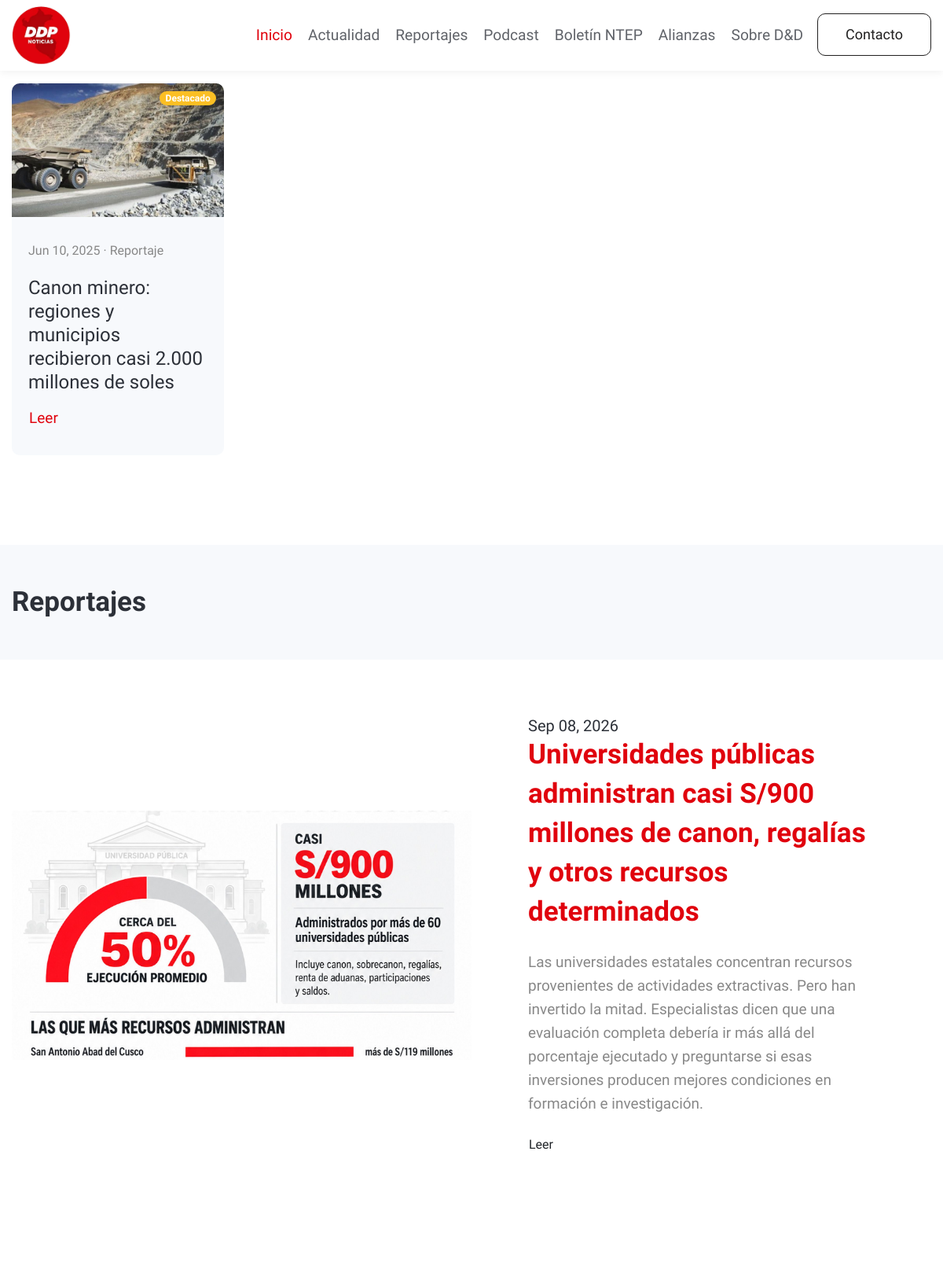
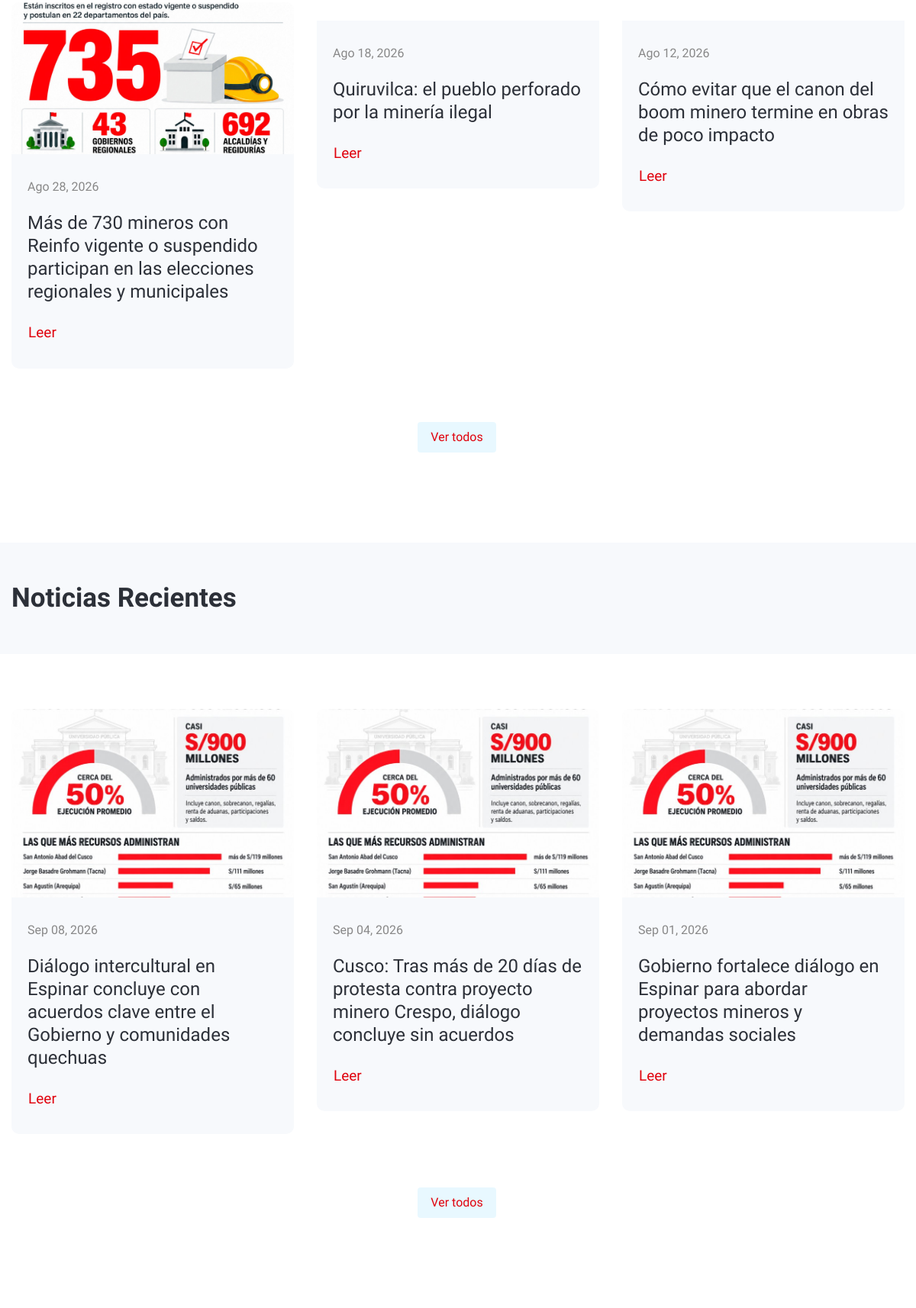
Screenshot of /front/index.php (upper part) with the database file from the repository (2 pictures, top to bottom).
### tables this page shows
CREATE TABLE `reportajes` (
  `reportaje_id` int(11) NOT NULL AUTO_INCREMENT,
  `titulo` varchar(255) NOT NULL,
  `resumen_corto` text DEFAULT NULL,
  `desarrollo` text DEFAULT NULL,
  `foto_portada_url` varchar(500) DEFAULT NULL,
  `archivo_pdf_url` varchar(500) DEFAULT NULL,
  `fecha_publicacion` date DEFAULT NULL,
  `activo` tinyint(1) NOT NULL DEFAULT 1,
  `estado` varchar(12) NOT NULL DEFAULT 'publicado',
  `es_destacado` tinyint(1) DEFAULT 0,
  `autor_id` int(11) NOT NULL,
  `usuario_id` int(11) NOT NULL,
  `created_at` timestamp NOT NULL DEFAULT current_timestamp(),
  `updated_at` timestamp NOT NULL DEFAULT current_timestamp() ON UPDATE current_timestamp(),
  PRIMARY KEY (`reportaje_id`),
  KEY `autor_id` (`autor_id`),
  KEY `usuario_id` (`usuario_id`),
  CONSTRAINT `reportajes_ibfk_1` FOREIGN KEY (`autor_id`) REFERENCES `autores` (`autor_id`) ON UPDATE CASCADE,
  CONSTRAINT `reportajes_ibfk_2` FOREIGN KEY (`usuario_id`) REFERENCES `usuarios` (`user_id`) ON UPDATE CASCADE
);

CREATE TABLE `noticias` (
  `noticia_id` int(11) NOT NULL AUTO_INCREMENT,
  `titulo` varchar(255) NOT NULL,
  `resumen` text DEFAULT NULL,
  `foto_url` varchar(500) DEFAULT NULL,
  `link_externo` varchar(500) DEFAULT NULL,
  `fecha_publicacion` date DEFAULT NULL,
  `es_destacado` tinyint(1) NOT NULL DEFAULT 0,
  `activo` tinyint(1) NOT NULL DEFAULT 1,
  `estado` varchar(12) NOT NULL DEFAULT 'publicado',
  `usuario_id` int(11) NOT NULL,
  `created_at` timestamp NOT NULL DEFAULT current_timestamp(),
  PRIMARY KEY (`noticia_id`),
  KEY `usuario_id` (`usuario_id`),
  CONSTRAINT `noticias_ibfk_1` FOREIGN KEY (`usuario_id`) REFERENCES `usuarios` (`user_id`) ON UPDATE CASCADE
);

### front/conexion.php (called while the page is built, shortened)
<?php
function e($v) {
    return htmlspecialchars((string)$v, ENT_QUOTES, 'UTF-8');
}
function fecha_bonita($fecha) {
    $meses = ['Ene','Feb','Mar','Abr','May','Jun','Jul','Ago','Sep','Oct','Nov','Dic'];
    $t = strtotime($fecha);
    return $meses[(int)date('m', $t)-1] . ' ' . date('d', $t) . ', ' . date('Y', $t);
}

### front/index.php (the view, shortened to what this page needs)
<?php require_once 'conexion.php';
$destacado = $pdo->query(
    "SELECT r.*, CONCAT(a.nombre,' ',a.apellidos) AS autor
     FROM reportajes r
     LEFT JOIN autores a ON a.autor_id = r.autor_id
     WHERE r.es_destacado = 1 AND r.activo = 1 AND r.estado = 'publicado'
     ORDER BY r.fecha_publicacion DESC LIMIT 1"
)->fetch();
if ($destacado) {
    if (empty($destacado['foto_portada_url'])) {
        $fotoDest = $pdo->query(
            "SELECT url_foto FROM reportajes_fotos WHERE reportaje_id = {$destacado['reportaje_id']} AND es_principal = 1 AND activo = 1 LIMIT 1"
        )->fetch();
        $destacado['foto'] = $fotoDest ? $fotoDest['url_foto'] : 'assets/images/video.jpg';
    } else {
        $destacado['foto'] = $destacado['foto_portada_url'];
    }
} else {
    $destacado['foto'] = 'assets/images/video.jpg';
}
$reportajes = $pdo->query(
    "SELECT r.*, CONCAT(a.nombre,' ',a.apellidos) AS autor,
            COALESCE(NULLIF(r.foto_portada_url,''),
                     (SELECT url_foto FROM reportajes_fotos WHERE reportaje_id = r.reportaje_id AND es_principal = 1 AND activo = 1 LIMIT 1),
                     'assets/images/video.jpg') AS foto
     FROM reportajes r
     LEFT JOIN autores a ON a.autor_id = r.autor_id
     WHERE r.activo = 1 AND r.estado = 'publicado' AND r.es_destacado = 0
     ORDER BY r.fecha_publicacion DESC LIMIT 3"
)->fetchAll();
$noticias = $pdo->query(
    "SELECT * FROM noticias WHERE activo = 1 AND estado = 'publicado' AND es_destacado = 0 ORDER BY fecha_publicacion DESC LIMIT 3"
)->fetchAll();
$boletin = $pdo->query(
    "SELECT * FROM boletines WHERE activo = 1 AND estado = 'publicado' ORDER BY numero_boletin DESC LIMIT 1"
)->fetch();
$destacadosRep = $pdo->query(
    "SELECT r.*, CONCAT(a.nombre,' ',a.apellidos) AS autor,
            COALESCE(NULLIF(r.foto_portada_url,''),
                     (SELECT url_foto FROM reportajes_fotos WHERE reportaje_id = r.reportaje_id AND es_principal = 1 AND activo = 1 LIMIT 1),
                     'assets/images/video.jpg') AS foto
     FROM reportajes r
     LEFT JOIN autores a ON a.autor_id = r.autor_id
     WHERE r.es_destacado = 1 AND r.activo = 1 AND r.estado = 'publicado'
     ORDER BY r.fecha_publicacion DESC"
)->fetchAll();
$destacados = [];
foreach ($destacadosRep as $r) {
    $destacados[] = ['tipo' => 'reportaje', 'id' => (int) $r['reportaje_id'], 'noticia_id' => 0, 'url' => 'reportaje.php?id=' . (int) $r['reportaje_id'], 'externo' => false, 'titulo' => $r['titulo'], 'resumen' => $r['resumen_corto'] ?? '', 'foto' => $r['foto'], 'fecha' => $r['fecha_publicacion']];
}
usort($destacados, function ($a, $b) {
    return strcmp((string) $b['fecha'], (string) $a['fecha']);
});
$destacados = array_slice($destacados, 0, 8);
?>
<!doctype html>
<html lang="es">
  <head>
    <link rel="stylesheet" href="assets/css/style-starter.css">
  </head>
  <body>
<header id="site-header" class="fixed-top">
  <div class="container">
      <nav class="navbar navbar-expand-lg stroke">
      <a class="navbar-brand" href="index.html">
          <img src="assets/images/logo.png" alt="Your logo" title="Your logo" style="height:75px;" />
      </a>
          <div class="collapse navbar-collapse" id="navbarTogglerDemo02">
              <ul class="navbar-nav ml-auto">
                  <li class="nav-item active">
                      <a class="nav-link" href="index.php">Inicio <span class="sr-only">(current)</span></a>
                  </li>
                  <li class="nav-item @@about__active">
                      <a class="nav-link" href="#actualidad">Actualidad</a>
                  </li>
                  <li class="nav-item @@about__active">
                      <a class="nav-link" href="reportajes.php">Reportajes</a>
                  </li>
                  <li class="nav-item @@about__active">
                      <a class="nav-link" href="podcasts.php">Podcast</a>
                  </li>
                  <li class="nav-item @@about__active">
                      <a class="nav-link" href="boletines.php">Boletín NTEP</a>
                  </li>
                  <li class="nav-item @@about__active">
                      <a class="nav-link" href="#ali">Alianzas</a>
                  </li>
                  <li class="nav-item @@contact__active">
                      <a class="nav-link" href="contact.php">Sobre D&D</a>
                  </li>
                  <li class="ml-2">
                      <a href="contact.php" class="btn btn-style btn-outline-secondary">Contacto</a>
                  </li>
              </ul>
          </div>
      </nav>
  </div>
</header>
<?php if (!empty($destacados)) : ?>
<section class="grids-block-5 py-lg-4 py-2">
    <div class="container">
        <div class="d-flex align-items-center justify-content-between mb-2">
            <h2 class="title-big mb-0"><span class="fa fa-star text-warning"></span> Destacados</h2>
        </div>
        <div class="row">
            <?php foreach ($destacados as $lad) : ?>
            <?php if ($lad['tipo'] === 'reportaje' && !empty($destacado) && $lad['id'] === (int) $destacado['reportaje_id']) continue; ?>
            <div class="col-lg-3 col-md-6 grids5-info mt-4">
                <a href="<?= e($lad['url']) ?>" <?= $lad['externo'] ? 'target="_blank"' : '' ?> class="d-block position-relative">
                    <img src="<?= e($lad['foto']) ?>" alt="<?= e($lad['titulo']) ?>" class="img-fluid" style="height:170px;width:100%;object-fit:cover;" />
                    <span class="badge badge-pill" style="position:absolute;top:10px;right:10px;background:#fbbf24;color:#fff;">Destacado</span>
                </a>
                <div class="blog-info">
                    <h5><?= fecha_bonita($lad['fecha']) ?> · <span><?= $lad['tipo'] === 'noticia' ? 'Noticia' : 'Reportaje' ?></span></h5>
                    <h4><a href="<?= e($lad['url']) ?>" <?= $lad['externo'] ? 'target="_blank"' : '' ?> class="d-block"><?= e($lad['titulo']) ?></a></h4>
                    <a href="<?= e($lad['url']) ?>" <?= $lad['externo'] ? 'target="_blank"' : '' ?> class="btn mt-3 p-0">Leer <span class="fa fa-arrow-right"></span> </a>
                </div>
            </div>
            <?php endforeach; ?>
        </div>
    </div>
</section>
<?php endif; ?>
<section class="breadcrumb-area py-sm-5 py-4">
    <div class="container">
        <div class="row">
            <div class="col-md-12">
                <div class="breadcrumb-contents">
                    <h2 class="title-big">Reportajes</h2>
                </div>
            </div>
        </div>
    </div>
</section>
<section class="w3l-video w3l-homeblock3 " id="video">
    <div class="container-fluid">
        <div class="video-grids-info row">
            <div class="video-gd-right col-lg-6 p-0">
                <div class="position-relative">
                    <a href="reportaje.php?id=<?= (int)$destacado['reportaje_id'] ?>"><img src="<?= e($destacado['foto']) ?>" alt="" class="img-fluid"></a>
                </div>
            </div>
            <div class="video-gd-left col-lg-6 p-lg-5 p-4 align-self">
                <div class="p-xl-4 p-0 video-wrap">
                    <h5><?= fecha_bonita($destacado['fecha_publicacion']) ?></h5>
                    <h3 class="title-big text-left mb-4"><a href="reportaje.php?id=<?= (int)$destacado['reportaje_id'] ?>"><?= e($destacado['titulo']) ?></a></h3>
                    <p><?= e($destacado['resumen_corto']) ?></p>
                    <a href="reportaje.php?id=<?= (int)$destacado['reportaje_id'] ?>" class="btn mt-4 p-0">Leer <span class="fa fa-arrow-right"></span> </a>
                </div>
            </div>
        </div>
    </div>
</section>
<div class="grids-block-5 py-1">
    <section class="py-lg-4 py-md-3">
        <div class="container">
            <div class="row">
                <?php foreach ($reportajes as $r) : ?>
                <div class="col-lg-4 col-md-6 grids5-info mt-5">
                    <a href="reportaje.php?id=<?= (int)$r['reportaje_id'] ?>" class="d-block"><img src="<?= e($r['foto']) ?>" alt="" class="img-fluid" /></a>
                    <div class="blog-info">
                        <h5><?= fecha_bonita($r['fecha_publicacion']) ?></h5>
                        <h4><a href="reportaje.php?id=<?= (int)$r['reportaje_id'] ?>" class="d-block"><?= e($r['titulo']) ?></a></h4>
                        <a href="reportaje.php?id=<?= (int)$r['reportaje_id'] ?>" class="btn mt-4 p-0">Leer <span class="fa fa-arrow-right"></span> </a>
                    </div>
                </div>
                <?php endforeach; ?>
            </div>
            <div class="pagination">
                <ul>
                    <li><a href="reportajes.php">Ver todos</a></li>
                </ul>
            </div>
        </div>
</div>
<section class="breadcrumb-area py-sm-5 py-1">
    <div class="container">
        <div class="row">
            <div class="col-md-12">
                <div class="breadcrumb-contents">
                    <h2 class="title-big">Noticias Recientes</h2><a class="anchor" id="actualidad"></a>
                </div>
            </div>
        </div>
    </div>
</section>
<div class="grids-block-5 py-5">
    <section class="py-lg-4 py-md-3">
        <div class="container">
            <div class="row">
                <?php foreach ($noticias as $n) : ?>
                <div class="col-lg-4 col-md-6 grids5-info">
                    <a target="_blank" href="<?= e($n['link_externo'] ?: '#') ?>" class="d-block"><img src="<?= e($n['foto_url'] ?: 'assets/images/video.jpg') ?>" alt="" class="img-fluid" /></a>
                    <div class="blog-info">
                        <h5><?= fecha_bonita($n['fecha_publicacion']) ?></h5>
                        <h4><a target="_blank" href="<?= e($n['link_externo'] ?: '#') ?>" class="d-block"><?= e($n['titulo']) ?></a></h4>
                        <a target="_blank" href="<?= e($n['link_externo'] ?: '#') ?>" class="btn mt-4 p-0">Leer <span class="fa fa-arrow-right"></span> </a>
                    </div>
                </div>
                <?php endforeach; ?>
            </div>
            <div class="pagination">
                <ul>
                    <li><a href="https://www.facebook.com/DialogoyDesarrolloPeru">Ver todos</a></li>
                </ul>
            </div>
        </div>
</div>
<?php if ($boletin) : ?>
<section class="w3l-homeblock5 py-0">
    <div class="container py-lg-5 py-4">
    </div>
</section>
<?php endif; ?>
</body>
</html>

### rows the page displays
reportajes: fecha_publicacion "Jun 10, 2025", titulo "Canon minero: regiones y municipios recibieron casi 2.000 millones de soles"
reportajes: fecha_publicacion "Sep 08, 2026", titulo "Universidades públicas administran casi S/900 millones de canon, regalías y otros recursos determinados", resumen_corto "Las universidades estatales concentran recursos provenientes de actividades extractivas. Pero han invertido la mitad. Especialistas dicen que una evaluación completa debería ir más allá del porcentaje ejecutado y preguntarse si esas inversiones producen mejores condiciones en formación e investigación."
reportajes: fecha_publicacion "Ago 28, 2026", titulo "Más de 730 mineros con Reinfo vigente o suspendido participan en las elecciones regionales y municipales"
reportajes: fecha_publicacion "Ago 18, 2026", titulo "Quiruvilca: el pueblo perforado por la minería ilegal"
reportajes: fecha_publicacion "Ago 12, 2026", titulo "Cómo evitar que el canon del boom minero termine en obras de poco impacto"
noticias: fecha_publicacion "Sep 08, 2026", titulo "Diálogo intercultural en Espinar concluye con acuerdos clave entre el Gobierno y comunidades quechuas"
noticias: fecha_publicacion "Sep 04, 2026", titulo "Cusco: Tras más de 20 días de protesta contra proyecto minero Crespo, diálogo concluye sin acuerdos"
noticias: fecha_publicacion "Sep 01, 2026", titulo "Gobierno fortalece diálogo en Espinar para abordar proyectos mineros y demandas sociales"
